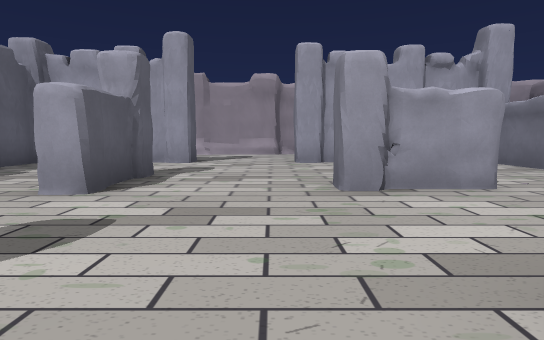
[1] (above)

16 first-person views from a walk through a 3-D level made in the Godot game engine. The camera is 1.4 m above the floor, tilts 6° down and sees 80° across. The floor is counted in squares, 2 m on a side. Each view is taken from the middle of a square. On the plan, view 1 faces up. The plan holds only what a view shows up to about 10 squares ahead; the rest is blank. Characters and animated objects are left out.

[2]
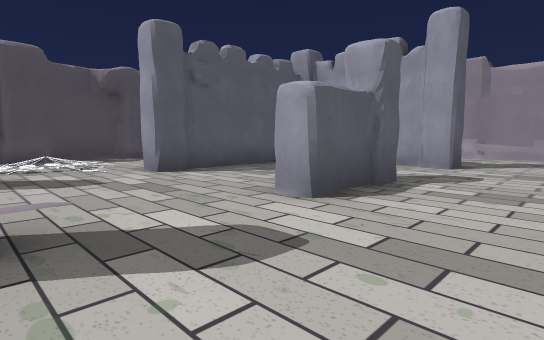

[3]
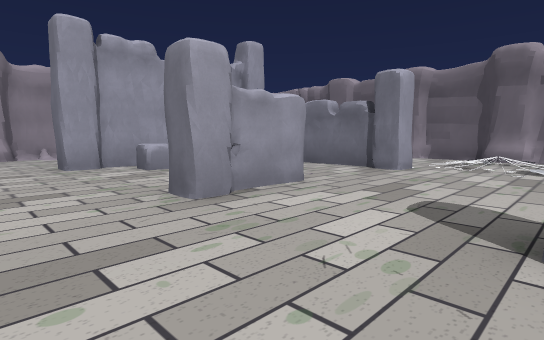

[4]
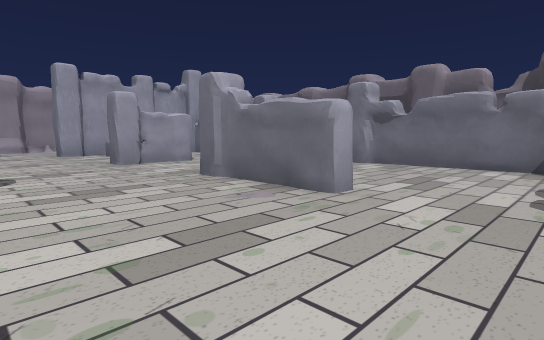

[5]
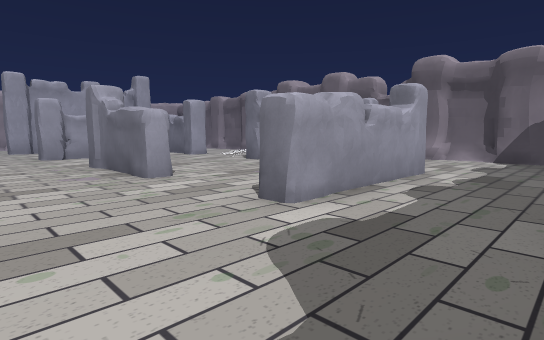

[6]
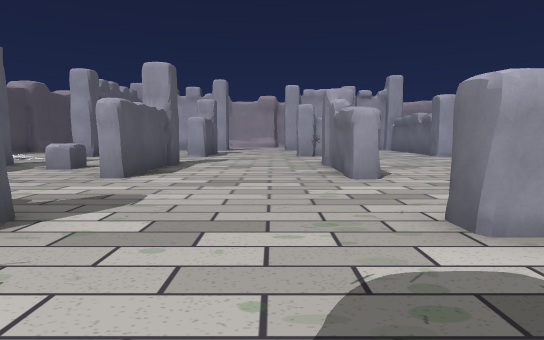

[7]
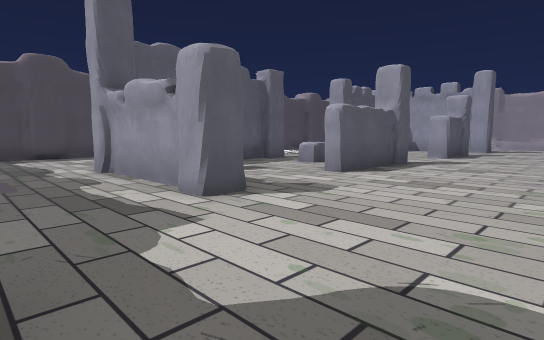

[8]
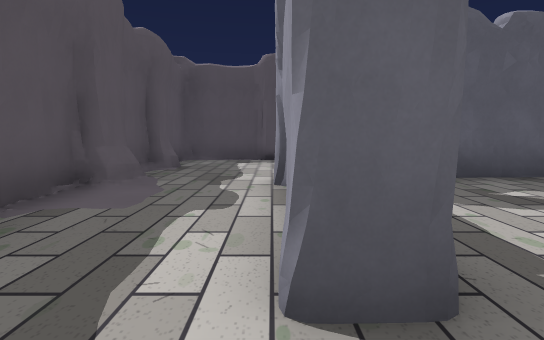

[9]
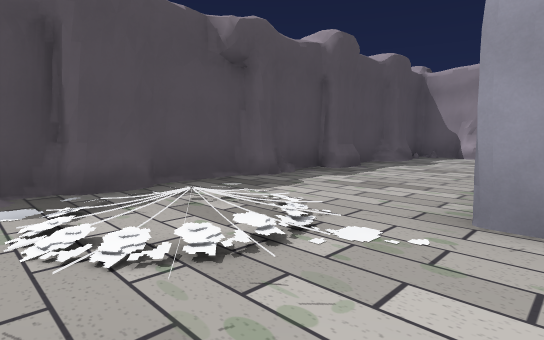

[10]
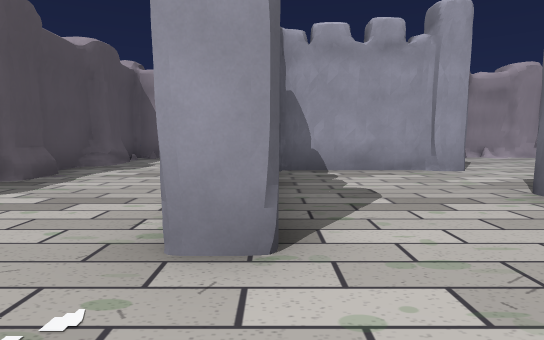

[11]
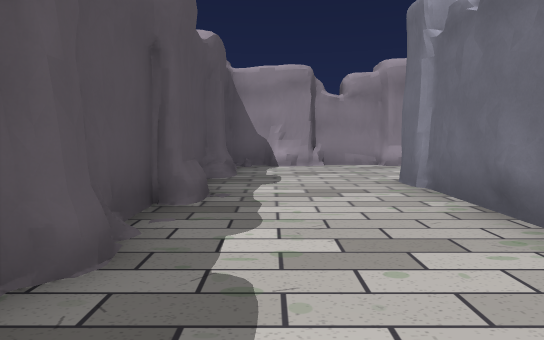

[12]
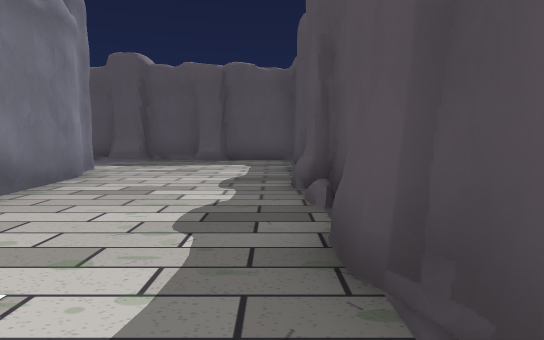

[13]
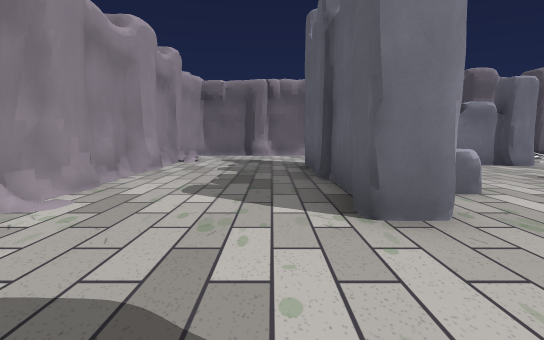

[14]
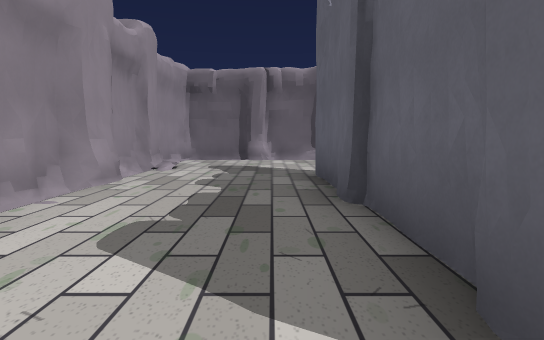

[15]
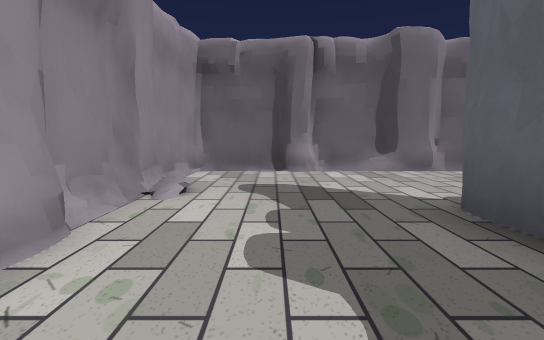

[16]
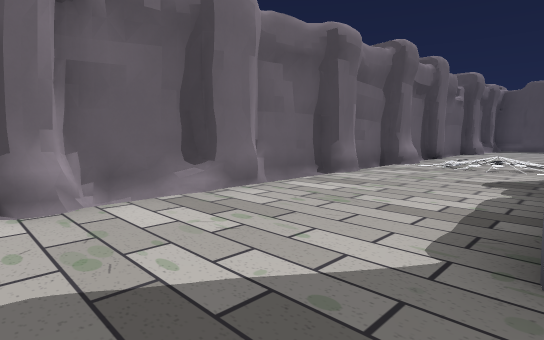

### Floor plan
Key: @ floor where view 1 was taken; # wall or solid block; . floor; / step, stairs or slope; = window, fence, low wall or low ledge; ^ raised ledge.
Columns run from 11 left of view 1 to 10 right of it. Each row starts with its distance up from view 1.
 13  #####################
 12  ##...  .............#
 11  #....   ............#
 10 ##....   ............#
  9 #....####...######...#
  8 ##...#.......^   #...#
  7 ##...#......... .#...#
  6 #....#...........#...#
  5 #....#..#...###..#...#
  4 #....#..#........#...#
  3 #///..............///#
  2 #.//..............//.#
  1 #=......#....#.......#
  0 #...#.=.#..@##...#...#
 -1 #...#...#...#....#..
 -2 #...#............#
 -3 #...##...........#   #
 -4 #....####....#####...#
 -5 #....................#
 -6 #...................##
 -7 #....//.........
 -8 ########

Positions as (right, up) in squares from view 1, and headings:
1: (0, 0), facing up
2: (0, 1), facing up-left
3: (-1, 1), facing up-right
4: (-2, -4), facing up-right
5: (-1, -7), facing up-right
6: (0, -7), facing up
7: (1, -7), facing up-left
8: (-1, -5), facing left
9: (-6, 1), facing up-left
10: (-6, 2), facing up
11: (-9, 3), facing up
12: (-10, 2), facing down
13: (-2, 10), facing right
14: (0, 10), facing right
15: (3, 11), facing right
16: (6, 11), facing down-right
